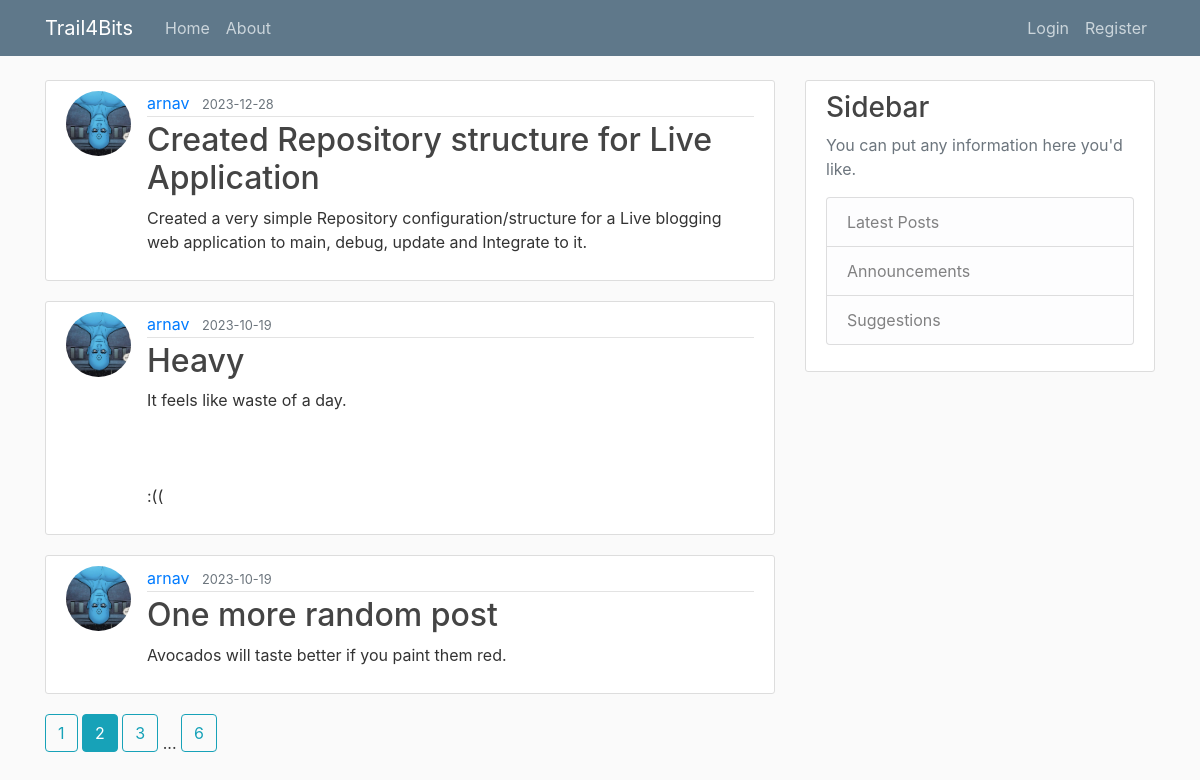
The page /home?page=2 on the database as committed earlier.
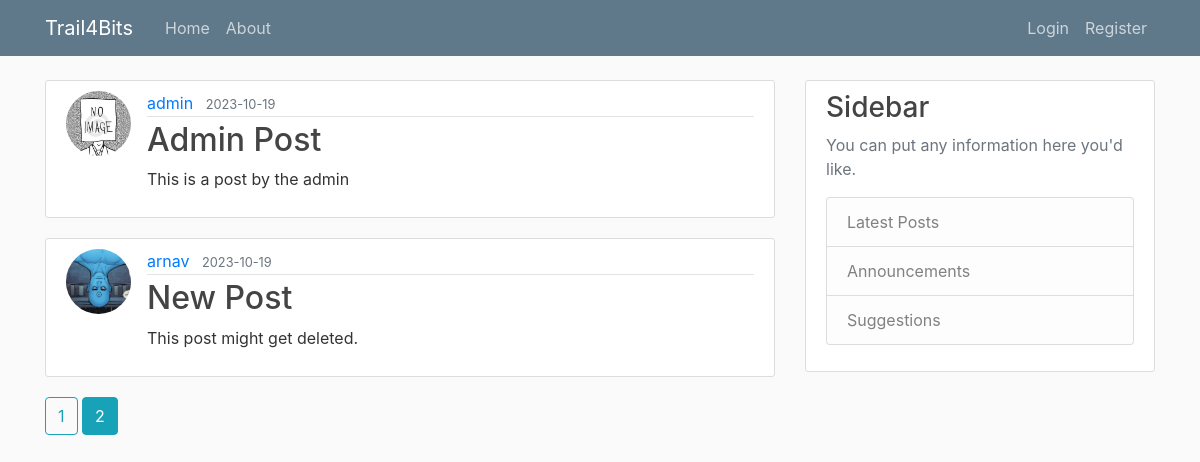
The same page on the database as committed later.
### flaskblog/models.py (models this page shows, shortened)
class Post(db.Model):
    id=db.Column(db.Integer, primary_key=True)
    title= db.Column(db.String(120), nullable=False)
    content= db.Column(db.Text, nullable=False)
    date_posted= db.Column(db.DateTime, nullable=False, default=datetime.utcnow)
    user_id= db.Column(db.Integer, db.ForeignKey('user.id'), nullable=False)

class User(db.Model, UserMixin):
    id=db.Column(db.Integer, primary_key=True, )
    username= db.Column(db.String(20), unique=True, nullable=False )
    email=db.Column(db.String(120), nullable=False)
    image_file=db.Column(db.String(120), nullable=False, default='default.jpg')
    password=db.Column(db.String(60), nullable=False)
    posts=db.relationship('Post', backref='author', lazy=True)

### flaskblog/main/routes.py (the view)
@main.route("/")
@main.route("/home")
def home():
    page=request.args.get('page', 1, type=int)
    posts  = Post.query.order_by(Post.date_posted.desc()).paginate(per_page=3 , page=page)
    return render_template('home.html', posts=posts, title='Home')

### flaskblog/templates/home.html
{% extends "layout.html"%}
{% block content %}
    {% for post in posts%}
    <article class="media content-section">
        <img class="rounded-circle article-img" src="{{ url_for('static', filename='Profile_Pictures/' + post.author.image_file) }} ">
        <div class="media-body">
          <div class="article-metadata">
            <a class="mr-2" href="{{ url_for('users.user_posts', username=post.author.username) }}">{{ post.author.username}}</a>
            <small class="text-muted">{{ post.date_posted.strftime('%Y-%m-%d') }}</small>
          </div>
          <h2><a class="article-title" href="{{ url_for('posts.post', post_id=post.id) }}">{{ post.title }}</a></h2>
          <p class="article-content">{{ post.content }}</p>
        </div>
    </article>
    {% endfor %}
    {% for page_num in posts.iter_pages(left_edge=1, right_edge=1, left_current=1, right_current=1) %}
      {% if page_num %}
        {% if posts.page == page_num %}
          <a class="btn btn-info mb-4" href="{{ url_for('main.home', page=page_num) }}">{{ page_num }}</a>
        {% else %}
          <a class="btn btn-outline-info mb-4" href="{{ url_for('main.home', page=page_num) }}">{{ page_num }}</a>
        {% endif %}
      {% else %}
        ...
      {% endif %}
    {% endfor %}
{% endblock content%}

Rows that differ between the two databases and show on the page:
no longer on this page (row unchanged): Post: image_file (picture), author.username "arnav", date_posted "2023-12-28", title "Created Repository structure for Live Application", content "Created a very simple Repository configuration/structure for a Live blogging web application to main, debug, update and Integrate to it."
removed Post: image_file (picture), author.username "arnav", date_posted "2023-10-19", title "Heavy", content "It feels like waste of a day. :(("
removed Post: image_file (picture), author.username "arnav", date_posted "2023-10-19", title "One more random post", content "Avocados will taste better if you paint them red."
now on this page (row unchanged): Post: image_file (placeholder picture), author.username "admin", date_posted "2023-10-19", title "Admin Post", content "This is a post by the admin"
now on this page (row unchanged): Post: image_file (picture), author.username "arnav", date_posted "2023-10-19", title "New Post", content "This post might get deleted."
Other text that changed with them:
list line gone: "3"
list line gone: "6"
